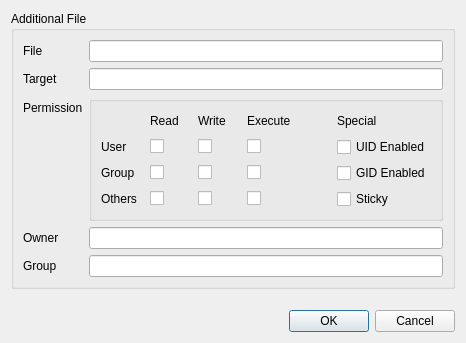
<?xml version="1.0" encoding="UTF-8"?>
<ui version="4.0">
 <class>AdditionalFileDialog</class>
 <widget class="QDialog" name="AdditionalFileDialog">
  <property name="geometry">
   <rect>
    <x>0</x>
    <y>0</y>
    <width>466</width>
    <height>343</height>
   </rect>
  </property>
  <property name="windowTitle">
   <string>Edit AdditionalFile</string>
  </property>
  <layout class="QVBoxLayout" name="verticalLayout">
   <item>
    <widget class="QGroupBox" name="groupBox_2">
     <property name="title">
      <string>Additional File</string>
     </property>
     <layout class="QFormLayout" name="formLayout">
      <item row="0" column="0">
       <widget class="QLabel" name="lbl_file">
        <property name="text">
         <string>File</string>
        </property>
       </widget>
      </item>
      <item row="0" column="1">
       <widget class="QLineEdit" name="le_file">
        <property name="readOnly">
         <bool>true</bool>
        </property>
       </widget>
      </item>
      <item row="1" column="0">
       <widget class="QLabel" name="lbl_target">
        <property name="text">
         <string>Target</string>
        </property>
       </widget>
      </item>
      <item row="1" column="1">
       <widget class="QLineEdit" name="le_target">
        <property name="toolTip">
         <string>Ex: /usr/share/__package_name__/, /usr/bin/xxx</string>
        </property>
       </widget>
      </item>
      <item row="2" column="0">
       <widget class="QLabel" name="lbl_permission">
        <property name="text">
         <string>Permission</string>
        </property>
       </widget>
      </item>
      <item row="2" column="1">
       <widget class="QGroupBox" name="gb_permission">
        <property name="title">
         <string/>
        </property>
        <layout class="QGridLayout" name="gridLayout">
         <item row="0" column="1">
          <widget class="QLabel" name="lbl_read">
           <property name="text">
            <string>Read</string>
           </property>
          </widget>
         </item>
         <item row="0" column="2">
          <widget class="QLabel" name="lbl_write">
           <property name="text">
            <string>Write</string>
           </property>
          </widget>
         </item>
         <item row="0" column="3">
          <widget class="QLabel" name="lbl_execute">
           <property name="text">
            <string>Execute</string>
           </property>
          </widget>
         </item>
         <item row="1" column="0">
          <widget class="QLabel" name="lbl_user">
           <property name="text">
            <string>User</string>
           </property>
          </widget>
         </item>
         <item row="1" column="1">
          <widget class="QCheckBox" name="c_u_r">
           <property name="text">
            <string/>
           </property>
          </widget>
         </item>
         <item row="1" column="2">
          <widget class="QCheckBox" name="c_u_w">
           <property name="text">
            <string/>
           </property>
          </widget>
         </item>
         <item row="2" column="0">
          <widget class="QLabel" name="lbl_group_2">
           <property name="text">
            <string>Group</string>
           </property>
          </widget>
         </item>
         <item row="2" column="1">
          <widget class="QCheckBox" name="c_g_r">
           <property name="text">
            <string/>
           </property>
          </widget>
         </item>
         <item row="2" column="2">
          <widget class="QCheckBox" name="c_g_w">
           <property name="text">
            <string/>
           </property>
          </widget>
         </item>
         <item row="2" column="3">
          <widget class="QCheckBox" name="c_g_x">
           <property name="text">
            <string/>
           </property>
          </widget>
         </item>
         <item row="3" column="0">
          <widget class="QLabel" name="lbl_others">
           <property name="text">
            <string>Others</string>
           </property>
          </widget>
         </item>
         <item row="3" column="1">
          <widget class="QCheckBox" name="c_o_r">
           <property name="text">
            <string/>
           </property>
          </widget>
         </item>
         <item row="3" column="2">
          <widget class="QCheckBox" name="c_o_w">
           <property name="text">
            <string/>
           </property>
          </widget>
         </item>
         <item row="3" column="3">
          <widget class="QCheckBox" name="c_o_x">
           <property name="text">
            <string/>
           </property>
          </widget>
         </item>
         <item row="0" column="5">
          <widget class="QLabel" name="lbl_special">
           <property name="text">
            <string>Special</string>
           </property>
          </widget>
         </item>
         <item row="0" column="4">
          <spacer name="horizontalSpacer">
           <property name="orientation">
            <enum>Qt::Horizontal</enum>
           </property>
           <property name="sizeType">
            <enum>QSizePolicy::Fixed</enum>
           </property>
           <property name="sizeHint" stdset="0">
            <size>
             <width>40</width>
             <height>20</height>
            </size>
           </property>
          </spacer>
         </item>
         <item row="1" column="3">
          <widget class="QCheckBox" name="c_u_x">
           <property name="text">
            <string/>
           </property>
          </widget>
         </item>
         <item row="1" column="5">
          <widget class="QCheckBox" name="c_uid">
           <property name="text">
            <string>UID Enabled</string>
           </property>
          </widget>
         </item>
         <item row="2" column="5">
          <widget class="QCheckBox" name="c_gid">
           <property name="text">
            <string>GID Enabled</string>
           </property>
          </widget>
         </item>
         <item row="3" column="5">
          <widget class="QCheckBox" name="c_sticky">
           <property name="text">
            <string>Sticky</string>
           </property>
          </widget>
         </item>
        </layout>
       </widget>
      </item>
      <item row="3" column="0">
       <widget class="QLabel" name="lbl_owner">
        <property name="text">
         <string>Owner</string>
        </property>
       </widget>
      </item>
      <item row="3" column="1">
       <widget class="QLineEdit" name="le_owner">
        <property name="toolTip">
         <string>Owner of the target file</string>
        </property>
       </widget>
      </item>
      <item row="4" column="0">
       <widget class="QLabel" name="lbl_group">
        <property name="text">
         <string>Group</string>
        </property>
       </widget>
      </item>
      <item row="4" column="1">
       <widget class="QLineEdit" name="le_group">
        <property name="toolTip">
         <string>Group of the target file</string>
        </property>
       </widget>
      </item>
     </layout>
    </widget>
   </item>
   <item>
    <spacer name="verticalSpacer">
     <property name="orientation">
      <enum>Qt::Vertical</enum>
     </property>
     <property name="sizeHint" stdset="0">
      <size>
       <width>20</width>
       <height>85</height>
      </size>
     </property>
    </spacer>
   </item>
   <item>
    <widget class="QDialogButtonBox" name="buttonBox">
     <property name="orientation">
      <enum>Qt::Horizontal</enum>
     </property>
     <property name="standardButtons">
      <set>QDialogButtonBox::Cancel|QDialogButtonBox::Ok</set>
     </property>
    </widget>
   </item>
  </layout>
 </widget>
 <tabstops>
  <tabstop>le_file</tabstop>
  <tabstop>le_target</tabstop>
  <tabstop>c_u_r</tabstop>
  <tabstop>c_u_w</tabstop>
  <tabstop>c_u_x</tabstop>
  <tabstop>c_uid</tabstop>
  <tabstop>c_g_r</tabstop>
  <tabstop>c_g_w</tabstop>
  <tabstop>c_g_x</tabstop>
  <tabstop>c_gid</tabstop>
  <tabstop>c_o_r</tabstop>
  <tabstop>c_o_w</tabstop>
  <tabstop>c_o_x</tabstop>
  <tabstop>c_sticky</tabstop>
  <tabstop>le_owner</tabstop>
  <tabstop>le_group</tabstop>
  <tabstop>buttonBox</tabstop>
 </tabstops>
 <resources/>
 <connections>
  <connection>
   <sender>buttonBox</sender>
   <signal>accepted()</signal>
   <receiver>AdditionalFileDialog</receiver>
   <slot>accept()</slot>
   <hints>
    <hint type="sourcelabel">
     <x>248</x>
     <y>254</y>
    </hint>
    <hint type="destinationlabel">
     <x>157</x>
     <y>274</y>
    </hint>
   </hints>
  </connection>
  <connection>
   <sender>buttonBox</sender>
   <signal>rejected()</signal>
   <receiver>AdditionalFileDialog</receiver>
   <slot>reject()</slot>
   <hints>
    <hint type="sourcelabel">
     <x>316</x>
     <y>260</y>
    </hint>
    <hint type="destinationlabel">
     <x>286</x>
     <y>274</y>
    </hint>
   </hints>
  </connection>
 </connections>
</ui>
